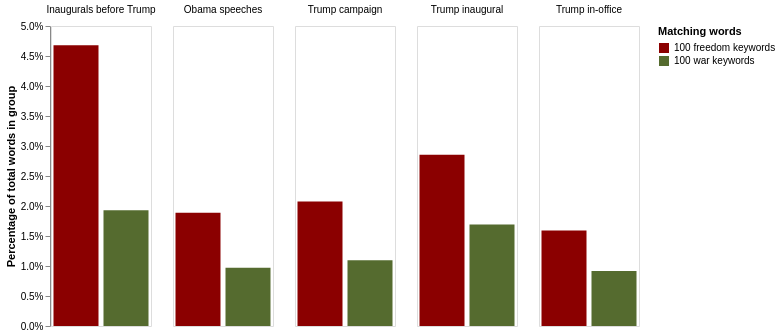

Describe this chart as a Vega-Lite specification.
### Vega-Lite specification from a JSON file in a GitHub repository (floating-point values rounded to 4 significant figures)
{"$schema": "https://vega.github.io/schema/vega-lite/v1.2.1.json", "data": {"values": [{"description": "Inaugurals before Trump", "feature_name": "100 freedom keywords", "feature_value": 0.0468, "index": 0, "max_timestamp": "2013-01-21", "min_timestamp": "1789-04-30"}, {"description": "Inaugurals before Trump", "feature_name": "100 war keywords", "feature_value": 0.01928, "index": 1, "max_timestamp": "2013-01-21", "min_timestamp": "1789-04-30"}, {"description": "Obama speeches", "feature_name": "100 freedom keywords", "feature_value": 0.01887, "index": 2, "max_timestamp": "2017-01-19", "min_timestamp": "2004-07-27"}, {"description": "Obama speeches", "feature_name": "100 war keywords", "feature_value": 0.009719, "index": 3, "max_timestamp": "2017-01-19", "min_timestamp": "2004-07-27"}, {"description": "Trump campaign", "feature_name": "100 freedom keywords", "feature_value": 0.02077, "index": 4, "max_timestamp": "2017-01-11", "min_timestamp": "2015-06-16"}, {"description": "Trump campaign", "feature_name": "100 war keywords", "feature_value": 0.01098, "index": 5, "max_timestamp": "2017-01-11", "min_timestamp": "2015-06-16"}, {"description": "Trump inaugural", "feature_name": "100 freedom keywords", "feature_value": 0.02855, "index": 6, "max_timestamp": "2017-01-20", "min_timestamp": "2017-01-20"}, {"description": "Trump inaugural", "feature_name": "100 war keywords", "feature_value": 0.0169, "index": 7, "max_timestamp": "2017-01-20", "min_timestamp": "2017-01-20"}, {"description": "Trump in-office", "feature_name": "100 freedom keywords", "feature_value": 0.0159, "index": 8, "max_timestamp": "2017-09-19", "min_timestamp": "2017-01-21"}, {"description": "Trump in-office", "feature_name": "100 war keywords", "feature_value": 0.009158, "index": 9, "max_timestamp": "2017-09-19", "min_timestamp": "2017-01-21"}]}, "encoding": {"color": {"field": "feature_name", "legend": {"title": "Matching words"}, "scale": {"range": ["darkred", "darkolivegreen"]}, "sort": {"field": "index", "op": "values"}, "type": "nominal"}, "column": {"axis": {"axisWidth": 1.0, "grid": false, "offset": -8.0, "orient": "bottom"}, "field": "description", "sort": {"field": "min_timestamp", "op": "values"}, "title": "", "type": "nominal"}, "x": {"axis": false, "field": "feature_name", "sort": {"field": "index", "op": "values"}, "type": "nominal"}, "y": {"axis": {"format": "%", "grid": false}, "field": "feature_value", "title": "Percentage of total words in group", "type": "quantitative"}}, "height": 300.0, "mark": "bar", "width": 100.0}
